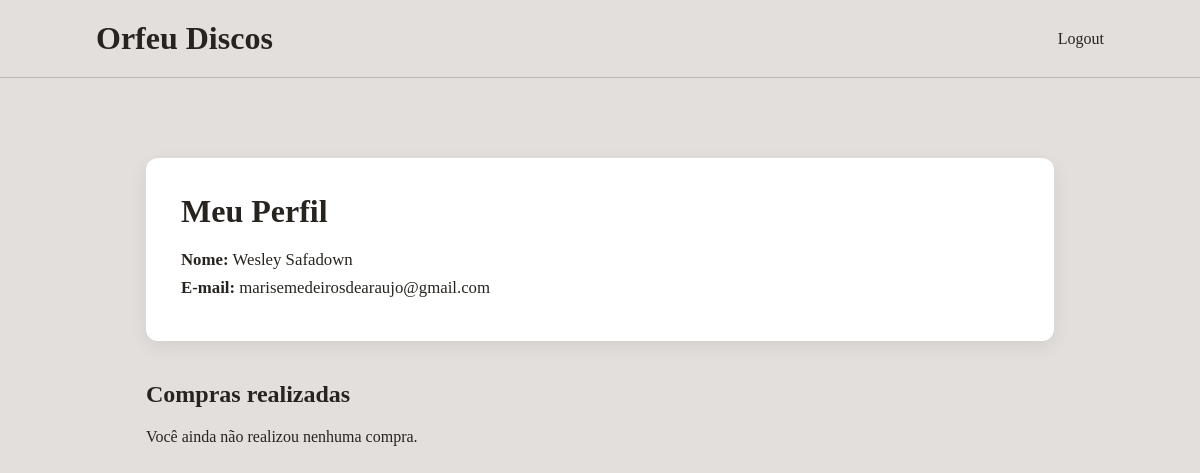
Page /perfil (signed in) on the earlier database version.
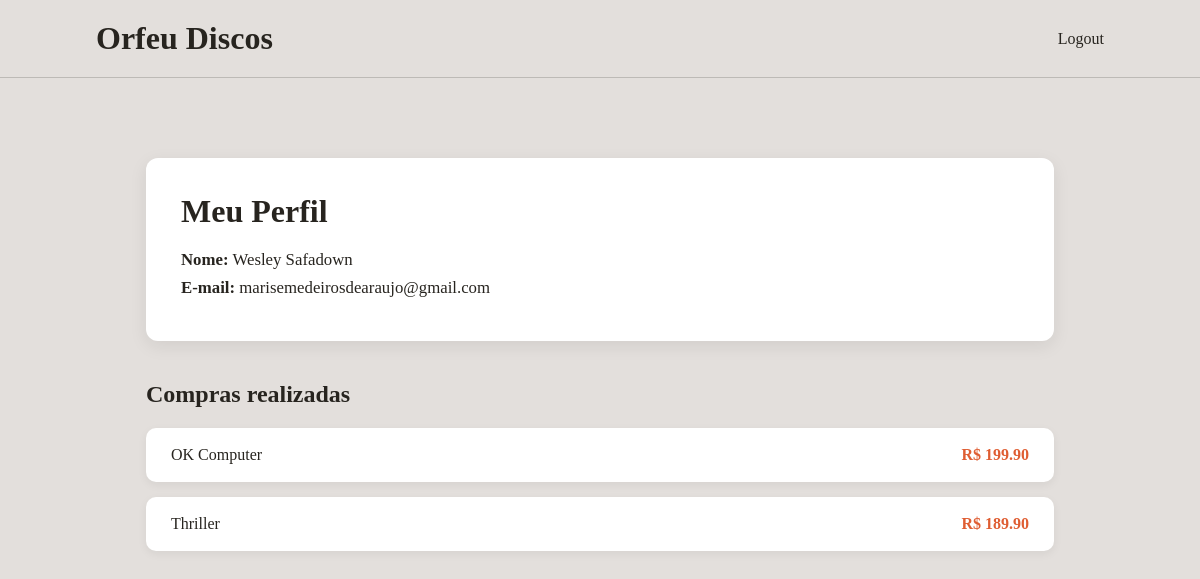
Same page on the later database version.
### models/user.py (models this page shows)
class Usuario(UserMixin,db.Model):
    __tablename__ = "usuarios"
    id = db.Column(db.Integer, primary_key=True, autoincrement=True)
    nome = db.Column(db.String(50), nullable=False)
    email = db.Column(db.String(50), nullable=False, unique=True)
    senha = db.Column(db.String(255), nullable=False)

### models/pedido.py (models this page shows)
class Pedido(db.Model):
    __tablename__ = "pedidos"
    id = db.Column(db.Integer, primary_key=True, autoincrement=True)
    usuario_id = db.Column(
        db.Integer,
        db.ForeignKey("usuarios.id"),
        nullable=False
    )
    disco_id = db.Column(
        db.Integer,
        db.ForeignKey("discos.id"),
        nullable=False
    )
    quantidade = db.Column(db.Integer, nullable=False, default=1)
    usuario = db.relationship("Usuario", backref="pedidos")
    disco = db.relationship("Disco")

### models/disk.py (models this page shows)
class Disco(db.Model):
    __tablename__ = "discos"
    id = db.Column(db.Integer, primary_key=True, autoincrement=True)
    nome = db.Column(db.String(50), nullable=False)
    preco = db.Column(db.Numeric(10,2), nullable=False)
    descricao = db.Column(db.String(200), nullable=False)
    imagem = db.Column(db.String(100), nullable=False)

### app.py (the view)
@app.route("/perfil")
@login_required
def perfil():
    pedidos = Pedido.query.filter_by(
        usuario_id=current_user.id
    ).all()
    return render_template(
        "perfil.html",
        usuario=current_user,
        pedidos=pedidos
    )

### app.py (called while the page is built)
@login_manager.user_loader
def load_user(user_id):
    return Usuario.query.get(int(user_id))

### Templates/perfil.html
{% extends "base.html" %}
{% block css %}
<link rel="stylesheet" href="{{ url_for('static', filename='css/perfil.css') }}">
{% endblock %}
{% block content %}
<div class="perfil">
    <h1>Meu Perfil</h1>
    <p><strong>Nome:</strong> {{ usuario.nome }}</p>
    <p><strong>E-mail:</strong> {{ usuario.email }}</p>
</div>
<div class="compras">
    <h2>Compras realizadas</h2>
    {% if pedidos %}
        {% for pedido in pedidos %}
        <div class="compra">
            <span>{{ pedido.disco.nome }}</span>
            <span>R$ {{ pedido.disco.preco }}</span>
        </div>
        {% endfor %}
    {% else %}
        <p>Você ainda não realizou nenhuma compra.</p>
    {% endif %}
</div>
{% endblock %}

### Templates/base.html (shortened to what this page needs)
<!DOCTYPE html>
<html lang="pt-br">
<head>
    <link rel="stylesheet" href="{{ url_for('static', filename='css/style.css') }}">
    {% block css %}{% endblock %}
</head>
<body>
    <header>
        <h1>Orfeu Discos</h1>
<nav>
    {% if current_user.is_authenticated %}
        <a href="{{ url_for('logout') }}">
            <p class="cabecinha">Logout</p>
        </a>
    {% else %}
        <a href="{{ url_for('login') }}">
            <p class="cabecinha">Entrar</p>
        </a>
    {% endif %}
</nav>
    </header>
    <hr>
    <main>
        {% block content %}{% endblock %}
    </main>
</body>
</html>

### static/css/style.css (style rules this page uses)
:root { --preto: #27241F; --bege: #E3DFDC; --laranja: #DF5D32; }
* { margin: 0; padding: 0; box-sizing: border-box; }
body { background: var(--bege); color: var(--preto); font-family: "Neue Montreal"; }
header { display: flex; justify-content: space-between; align-items: center; padding: 20px 8%; }
header h1 { font-size: 2rem; font-weight: 700; }
nav { display: flex; gap: 30px; }
.cabecinha { cursor: pointer; transition: border-bottom 0.5s ease }
hr { border: none; border-top: 1px solid rgba(39,36,31,.2); }
main { max-width: 1100px; margin: auto; display: flex; align-items: center; justify-content: center; gap: 60px; padding: 80px 8%; }
a { color: inherit; text-decoration: none; outline: none; }

### static/css/perfil.css (style rules this page uses)
main { display: block; }
.perfil { background: white; border-radius: 12px; padding: 35px; box-shadow: 0 5px 18px rgba(0,0,0,.08); margin-bottom: 40px; }
.perfil h1 { margin-bottom: 20px; }
.perfil p { margin: 8px 0; font-size: 1.05rem; }
.compras h2 { margin-bottom: 20px; }
.compra { display: flex; justify-content: space-between; align-items: center; background: white; border-radius: 10px; padding: 18px 25px; margin-bottom: 15px; box-shadow: 0 3px 10px rgba(0,0,0,.06); }
.compra span:last-child { color: var(--laranja); font-weight: bold; }

Differences in the rows shown:
added Pedido: disco.nome "OK Computer", disco.preco "199.90"
added Pedido: disco.nome "Thriller", disco.preco "189.90"
Other differences:
text no longer shown: "Você ainda não realizou nenhuma compra."
